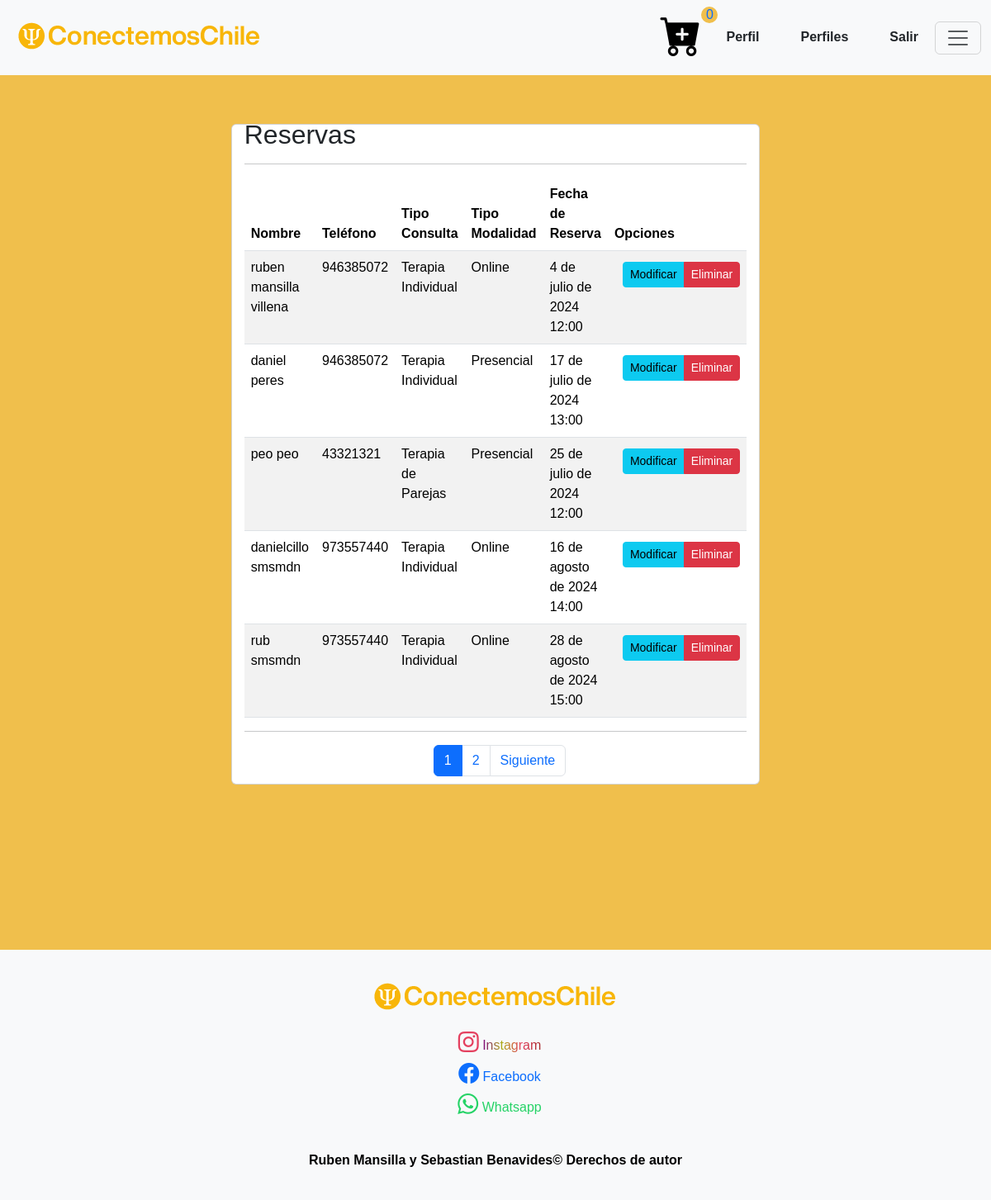
The page /listar-reservas/ (signed in) on the database as committed earlier.
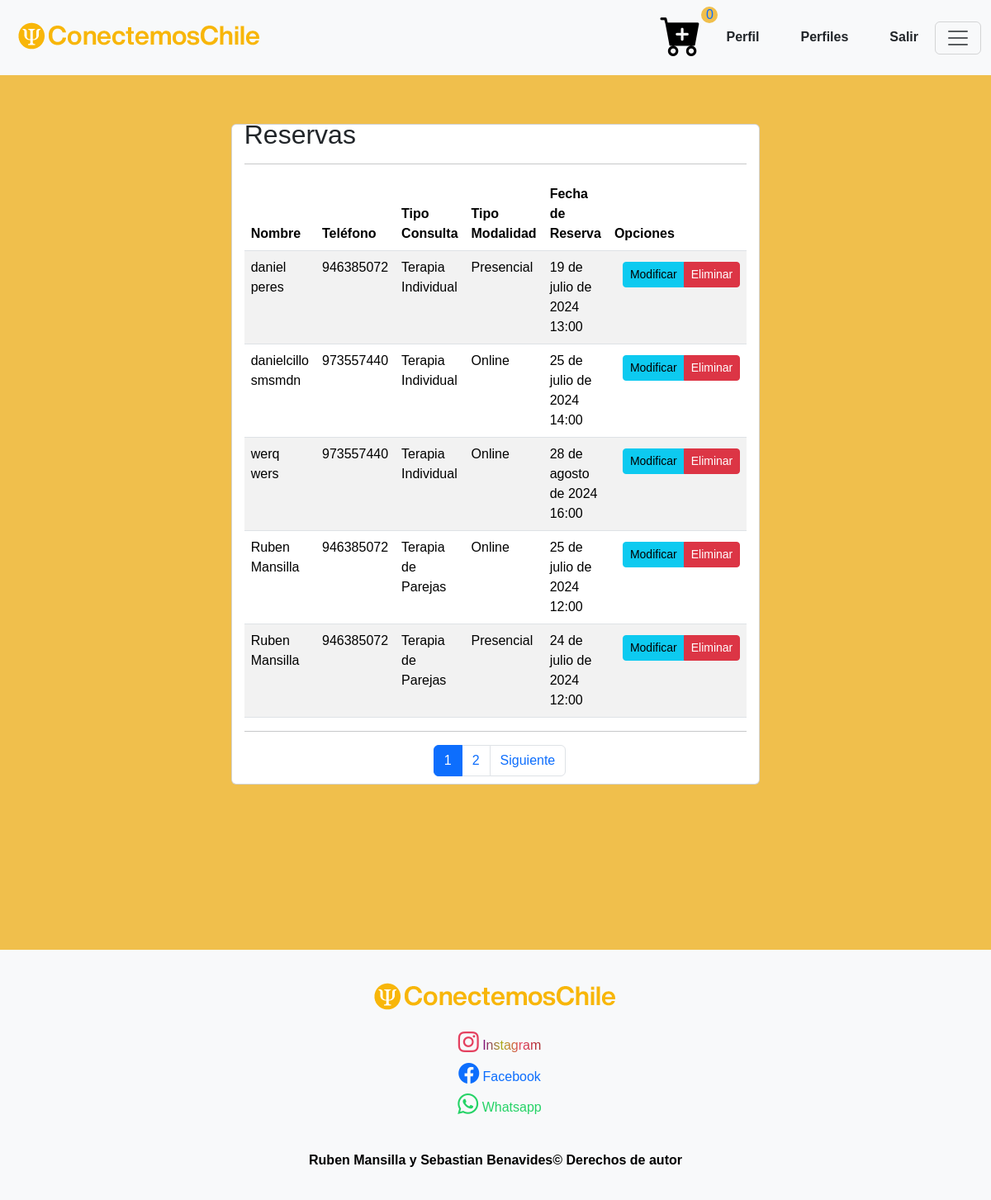
The same page on the database as committed later.
### core/models.py (models this page shows, shortened)
class ReservaHora(models.Model):
    user = models.ForeignKey(User, on_delete=models.CASCADE, null=True, blank=True)
    nombre = models.CharField(max_length=50)
    apellido = models.CharField(max_length=50)
    telefono = models.IntegerField()
    tipo_consulta = models.IntegerField(choices=opciones_consulta)
    tipo_modalidad = models.IntegerField(choices=opciones_modalidad)
    fecha = models.DateField(default=datetime.now)
    hora = models.CharField(max_length=5, default='09:00')
    class Meta:
        unique_together = ('user', 'fecha', 'hora')

### core/views.py (the view)
# urls.py: path('listar-reservas/', listar_reserva, name="listar_reserva"),
def listar_reserva(request):
    if request.user.is_authenticated:
        if request.user.is_staff or request.user.is_superuser:
            reservas = ReservaHora.objects.all()
        else:
            reservas = ReservaHora.objects.filter(user=request.user)
        page = request.GET.get('page', 1)
        try:
            paginator = Paginator(reservas, 5)
            reservas = paginator.get_page(page)
        except:
            raise Http404
        data = {
            'reservas': reservas,
            'paginator': paginator
        }
        return render(request, 'core/reserva/listar.html', data)
    else:
        return redirect('login')  # Redirige a login si no está autenticado

### core/templates/core/reserva/listar.html (shortened to what this page needs)
{% extends 'core/base.html' %}
{% load static %}
{% block content %}
<link rel="stylesheet" href="{% static 'core/css/estilo-listar.css' %}">
{% if user.is_authenticated %}
<div style="padding-top: 150px;"></div>
<div class="card">
    <div class="card-body">
        {% if request.user.is_superuser %}
        <h2>Reservas</h2>
        <hr>
        {%else%}
        <h2>Mis Reservas</h2>
        <hr>
        {%endif%}
        <div class="table-responsive">
            <table class="table table-striped table-hover">
                <thead>
                    <tr>
                        <th>Nombre</th>
                        <th>Teléfono</th>
                        <th>Tipo Consulta</th>
                        <th>Tipo Modalidad</th>
                        <th>Fecha de Reserva</th>
                        {% if user.is_superuser %}
                        <th>Opciones</th>
                        {% endif %}
                    </tr>
                </thead>
                <tbody>
                    {% for r in reservas %}
                    <tr>
                        <td>{{ r.nombre }} {{ r.apellido }}</td>
                        <td>{{ r.telefono }}</td>
                        <td>{{ r.get_tipo_consulta_display }}</td>
                        <td>{{ r.get_tipo_modalidad_display }}</td>
                        <td>{{ r.fecha }} {{ r.hora }} </td>
                        {% if user.is_superuser %}
                        <td>
                            <div class="btn-group" role="group">
                                <a href="{% url 'modificar_reserva' r.id %}" class="btn btn-info btn-sm">Modificar</a>
                                <a href="{% url 'eliminar_reserva' r.id %}" class="btn btn-danger btn-sm">Eliminar</a>
                            </div>
                        </td>
                        {% endif %}
                    </tr>
                    {% endfor %}
                </tbody>
            </table>
            <hr>
        {% include 'core/reserva/paginator.html' %}
        </div>
    </div>
</div>
<div style="padding-bottom: 200px;"></div>
{% endif %}
{% endblock %}

Rows that differ between the two databases and show on the page:
removed ReservaHora: nombre "ruben", apellido "mansilla villena", telefono "946385072", tipo_consulta "Terapia Individual", tipo_modalidad "Online", fecha "4 de julio de 2024", hora "12:00"
removed ReservaHora: nombre "peo", apellido "peo", telefono "43321321", tipo_consulta "Terapia de Parejas", tipo_modalidad "Presencial", fecha "25 de julio de 2024", hora "12:00"
removed ReservaHora: nombre "rub", apellido "smsmdn", telefono "973557440", tipo_consulta "Terapia Individual", tipo_modalidad "Online", fecha "28 de agosto de 2024", hora "15:00"
changed ReservaHora "daniel": fecha "17 de julio de 2024" → "19 de julio de 2024"
changed ReservaHora "danielcillo": fecha "16 de agosto de 2024" → "25 de julio de 2024"
now on this page (row unchanged): ReservaHora: nombre "werq", apellido "wers", telefono "973557440", tipo_consulta "Terapia Individual", tipo_modalidad "Online", fecha "28 de agosto de 2024", hora "16:00"
added ReservaHora: nombre "Ruben", apellido "Mansilla", telefono "946385072", tipo_consulta "Terapia de Parejas", tipo_modalidad "Online", fecha "25 de julio de 2024", hora "12:00"
added ReservaHora: nombre "Ruben", apellido "Mansilla", telefono "946385072", tipo_consulta "Terapia de Parejas", tipo_modalidad "Presencial", fecha "24 de julio de 2024", hora "12:00"
